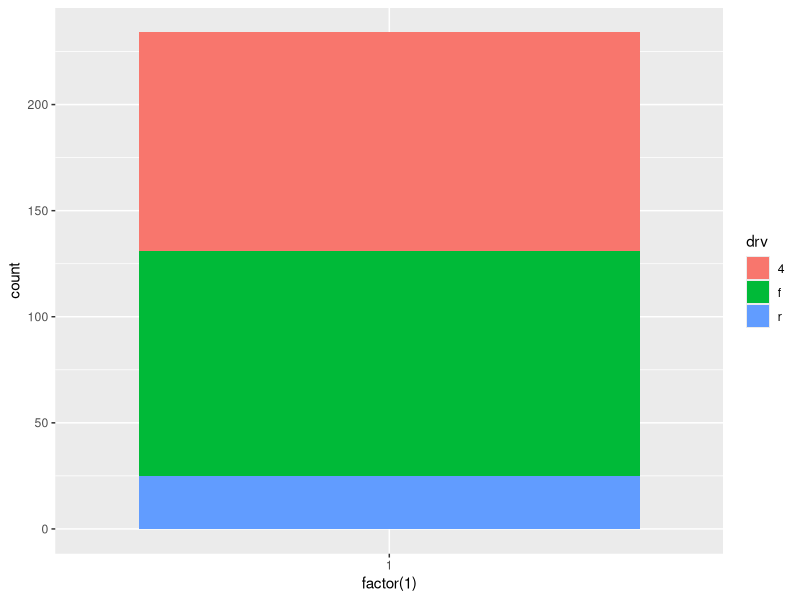
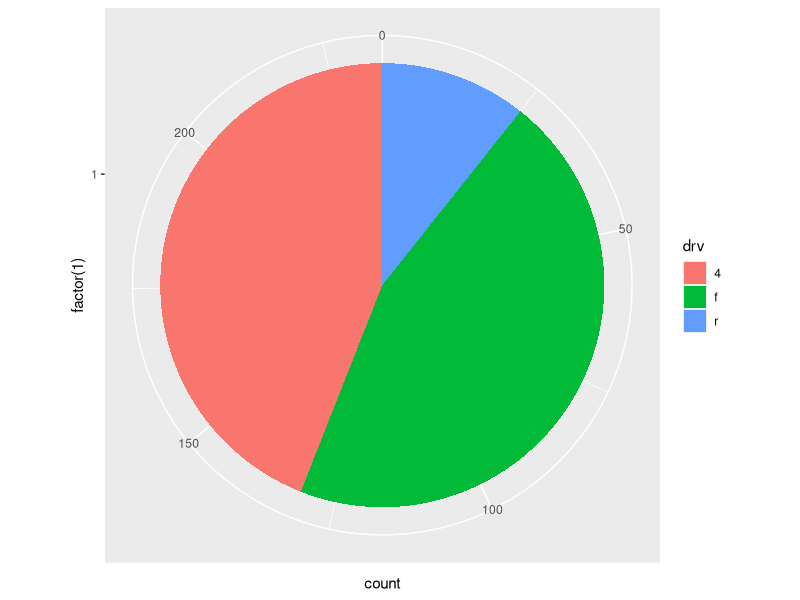
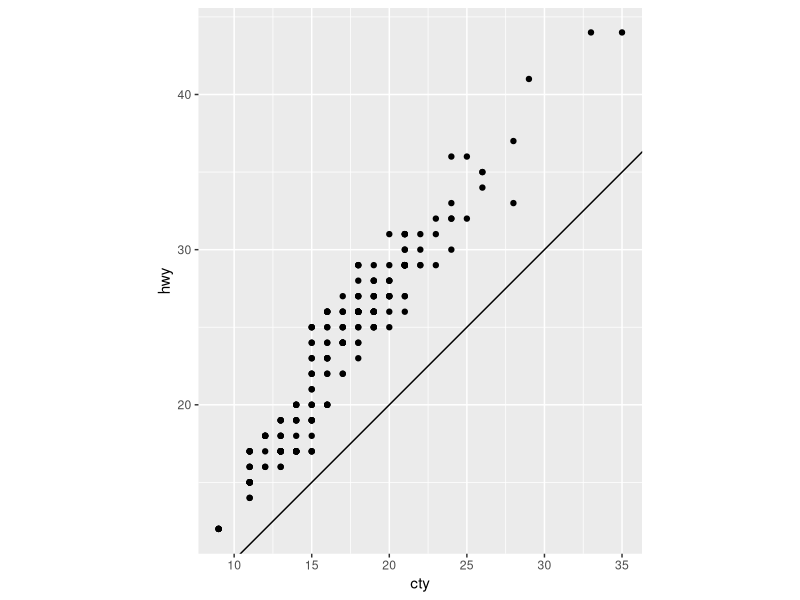

R code for these plots, in order:
#install.packages("tidyverse")
library(tidyverse)

#3.9.1.1 Turn a stacked bar chart into a pie chart using coord_polar()
ggplot(mpg, aes(x = factor(1), fill = drv)) +
  geom_bar()

ggplot(mpg, aes(x = factor(1), fill = drv)) +
  geom_bar(width = 1) +
  coord_polar(theta = "y")

#3.9.1.2 What does labs() do?
?labs()

#3.9.1.3 What’s the difference between coord_quickmap() and coord_map()?
?coord_quickmap()
?coord_map()

#3.9.1.4 What does the plot below tell you about the relationship between city and highway mpg? Why is coord_fixed() important? What does geom_abline() do?
  
  ggplot(data = mpg, mapping = aes(x = cty, y = hwy)) +
  geom_point() + 
  geom_abline() +
  coord_fixed()